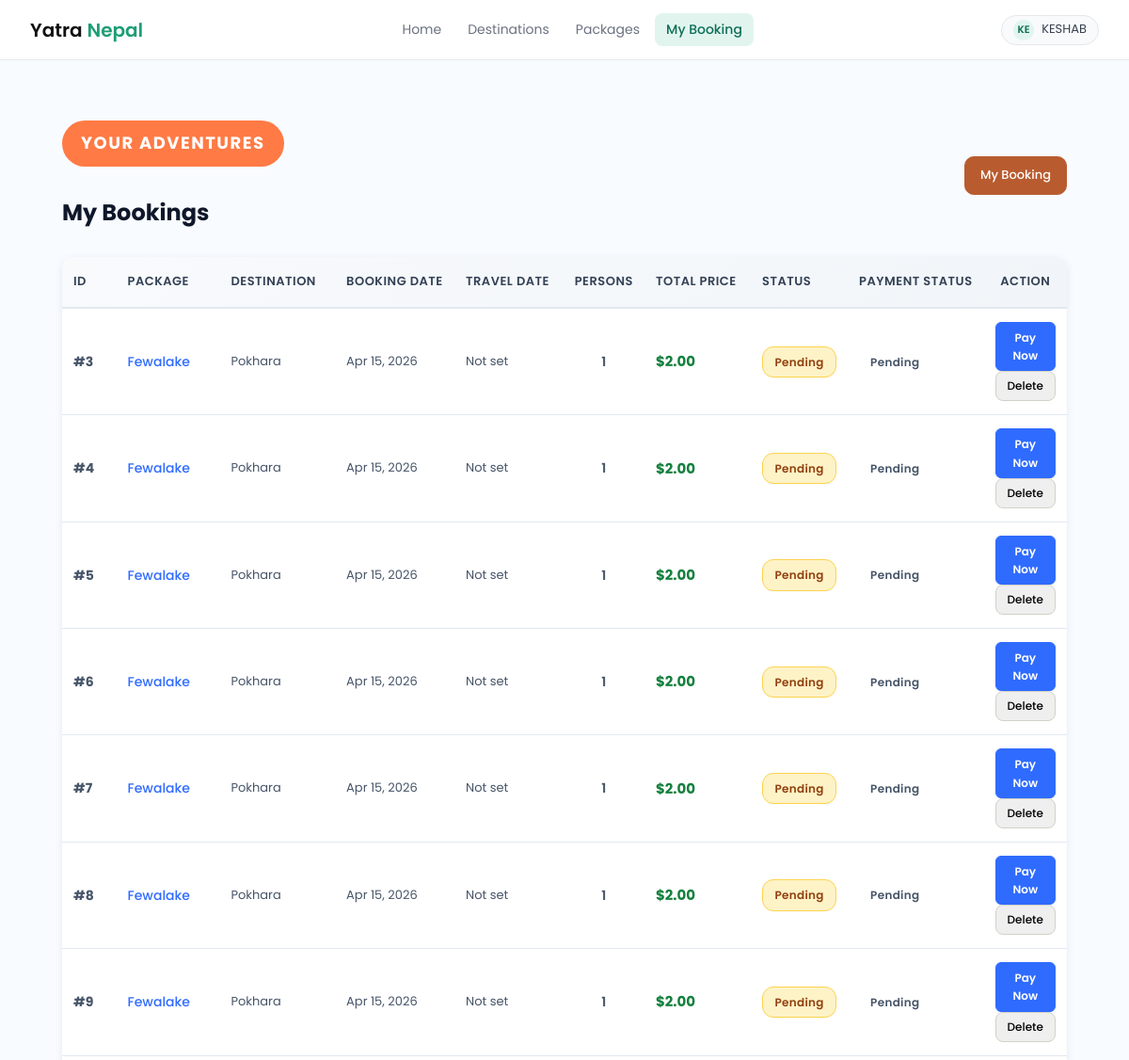
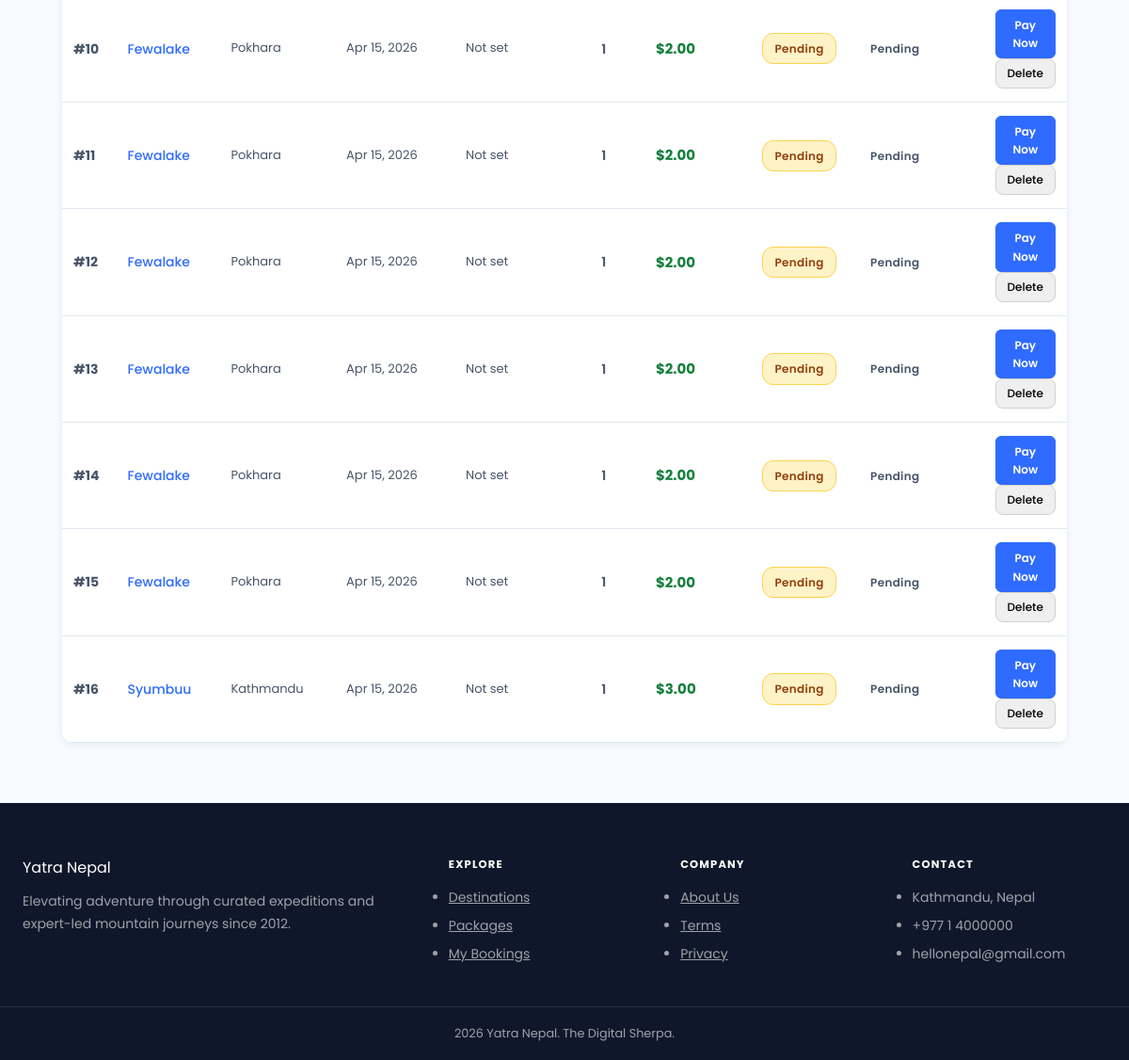
/bookings/ (signed in), run on an earlier commit of the app's database (2 pictures, top to bottom).
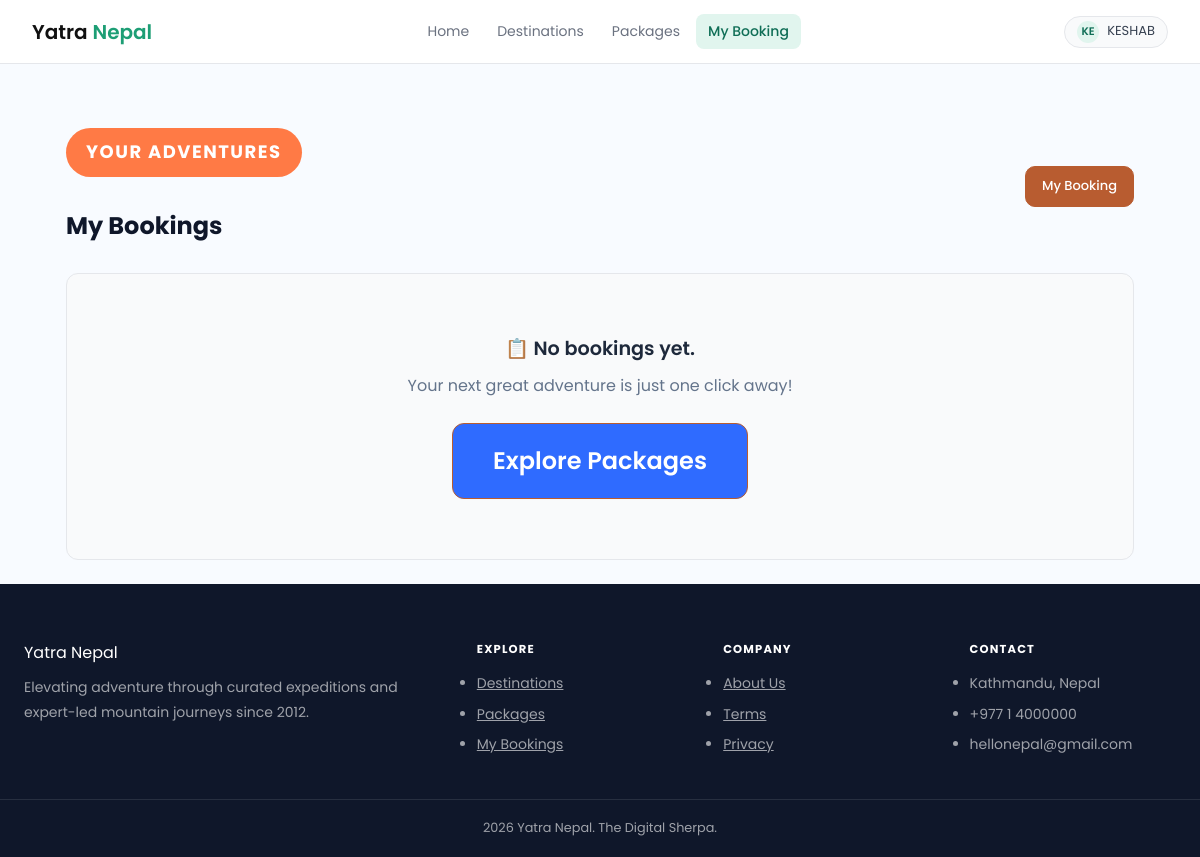
And on a later commit of the database.
### tours/models.py (models this page shows, shortened)
class Booking(models.Model):
    STATUS_CHOICES = [
        ('pending', 'Pending'),
        ('confirmed', 'Confirmed'),
        ('cancelled', 'Cancelled'),
    ]
    PAYMENT_METHOD_CHOICES = [
        ('cod', 'Cash on Delivery'),
        ('esewa', 'eSewa'),
    ]
    PAYMENT_STATUS_CHOICES = [
        ('pending', 'Pending Payment'),
        ('paid', 'Paid'),
    ]
    id = models.AutoField(primary_key=True)
    package = models.ForeignKey(Package, on_delete=models.CASCADE, related_name='bookings', db_column='package_id')
    booking_date = models.DateField(default=timezone.now)
    travel_date = models.DateField(null=True, blank=True)
    num_persons = models.PositiveIntegerField(default=1)
    status = models.CharField(max_length=20, choices=STATUS_CHOICES, default='pending')
    payment_method = models.CharField(max_length=20, choices=PAYMENT_METHOD_CHOICES, null=True, blank=True)
    payment_status = models.CharField(max_length=20, choices=PAYMENT_STATUS_CHOICES, default='pending')
    class Meta:
        db_table = 'bookings'
    def total_price(self):
        return self.package.price * self.num_persons

class Package(models.Model):
    DIFFICULTY_CHOICES = [
        ('easy', 'Easy'),
        ('moderate', 'Moderate'),
        ('hard', 'Hard'),
    ]
    id = models.AutoField(primary_key=True)
    title = models.CharField(max_length=200)
    price = models.DecimalField(max_digits=10, decimal_places=2)
    duration = models.PositiveIntegerField(help_text="Duration in days")
    description = models.TextField(blank=True)
    difficulty = models.CharField(max_length=20, choices=DIFFICULTY_CHOICES, default='moderate')
    max_altitude = models.PositiveIntegerField(null=True, blank=True, help_text="Metres")
    group_size_min = models.PositiveIntegerField(default=1)
    group_size_max = models.PositiveIntegerField(default=12)
    image = models.ImageField(upload_to='packages/', blank=True, null=True)
    destination = models.ForeignKey(Destination, on_delete=models.CASCADE, related_name='packages', db_column='destination_id')
    created_at = models.DateTimeField(auto_now_add=True)
    class Meta:
        db_table = 'packages'

class Destination(models.Model):
    id = models.AutoField(primary_key=True)
    name = models.CharField(max_length=200)
    location = models.CharField(max_length=255)
    latitude = models.FloatField(blank=True, null=True)
    longitude = models.FloatField(blank=True, null=True)
    description = models.TextField(blank=True)
    image = models.ImageField(upload_to='destinations/', blank=True, null=True)
    created_at  = models.DateTimeField(auto_now_add=True)
    class Meta:
        db_table = 'destinations'

### tours/views.py (the view)
# urls.py: path('bookings/', views.my_booking, name='my_bookings'),
@login_required
def my_booking(request):
    bookings = Booking.objects.select_related('package', 'package__destination').order_by('-booking_date')
    return render(request, 'tours/my_booking.html', {'bookings': bookings})

### tours/templates/tours/my_booking.html (shortened to what this page needs)
{% extends "base.html" %}
{% block main_content %}
<div class="page-wrap">
  <div style="display:flex;align-items:center;justify-content:space-between;margin-top:40px;margin-bottom:28px;flex-wrap:wrap;gap:14px;">
    <div>
      <span class="eyebrow">Your Adventures</span>
      <h2>My Bookings</h2>
    </div>
    <a class="btn btn-primary" href="{% url 'my_bookings' %}">My Booking</a>
  </div>
  {% if bookings %}
  <div class="table-wrap">
    <table class="bookings-table">
      <thead>
        <tr>
          <th style="width: 8%;">ID</th>
          <th style="width: 18%;">Package</th>
          <th style="width: 15%;">Destination</th>
          <th style="width: 12%;">Booking Date</th>
          <th style="width: 12%;">Travel Date</th>
          <th style="width: 8%;">Persons</th>
          <th style="width: 12%;">Total Price</th>
          <th style="width: 10%;">Status</th>
          <th style="width: 10%;">Payment Status</th>
          <th style="width: 15%; text-align: center;">Action</th>
        </tr>
      </thead>
      <tbody>
        {% for booking in bookings %}
        <tr class="booking-row">
          <td class="booking-id"><strong>#{{ booking.id }}</strong></td>
          <td class="booking-package">
            <a href="{% url 'package_detail' booking.package.id %}" class="package-link">{{ booking.package.title }}</a>
          </td>
          <td class="booking-destination">{{ booking.package.destination.name }}</td>
          <td class="booking-date">{{ booking.booking_date|date:"M d, Y" }}</td>
          <td class="booking-travel-date">{{ booking.travel_date|date:"M d, Y"|default:"Not set" }}</td>
          <td class="booking-persons" style="text-align: center;">{{ booking.num_persons }}</td>
          <td class="booking-price"><strong class="price-highlight">${{ booking.total_price }}</strong></td>
          <td class="booking-status">
            <span class="badge badge-{{ booking.status }}">{{ booking.get_status_display }}</span>
          </td>
          <td class="booking-payment-status">
            {% if booking.payment_status == 'paid' %}
              <span class="badge badge-success">Paid</span>
            {% else %}
              <span class="badge badge-warning">Pending</span>
            {% endif %}
          </td>
          <td class="booking-action">
            {% if booking.payment_status != 'paid' %}
              <a href="{% url 'payment_options' booking.id %}" class="btn btn-sm btn-pay" title="Pay for this booking">
                Pay Now
              </a>
            {% endif %}
            <form action="{% url 'delete_booking' booking.id %}" method="POST" style="display: inline;" onsubmit="return confirm('Are you sure you want to delete this booking?');">
              <button type="submit" class="btn btn-sm btn-delete" title="Delete this booking">
                Delete
              </button>
            </form>
          </td>
        </tr>
        {% endfor %}
      </tbody>
    </table>
  </div>
  {% else %}
  <div class="empty-bookings">
    <p class="empty-text">📋 No bookings yet.</p>
    <p class="empty-subtext">Your next great adventure is just one click away!</p>
    <a href="{% url 'packages' %}" class="btn btn-primary btn-lg">Explore Packages</a>
  </div>
  {% endif %}
</div>
{% endblock %}

What changed in the data, as far as the page shows it:
removed Booking: id "3", package "Fewalake", package.destination.name "Pokhara", booking_date "Apr 15, 2026", travel_date "Not set", num_persons "1", total_price "2.00", status "Pending", payment_status "Pending"
removed Booking: id "4", package "Fewalake", package.destination.name "Pokhara", booking_date "Apr 15, 2026", travel_date "Not set", num_persons "1", total_price "2.00", status "Pending", payment_status "Pending"
removed Booking: id "5", package "Fewalake", package.destination.name "Pokhara", booking_date "Apr 15, 2026", travel_date "Not set", num_persons "1", total_price "2.00", status "Pending", payment_status "Pending"
removed Booking: id "6", package "Fewalake", package.destination.name "Pokhara", booking_date "Apr 15, 2026", travel_date "Not set", num_persons "1", total_price "2.00", status "Pending", payment_status "Pending"
removed Booking: id "7", package "Fewalake", package.destination.name "Pokhara", booking_date "Apr 15, 2026", travel_date "Not set", num_persons "1", total_price "2.00", status "Pending", payment_status "Pending"
removed Booking: id "8", package "Fewalake", package.destination.name "Pokhara", booking_date "Apr 15, 2026", travel_date "Not set", num_persons "1", total_price "2.00", status "Pending", payment_status "Pending"
removed Booking: id "9", package "Fewalake", package.destination.name "Pokhara", booking_date "Apr 15, 2026", travel_date "Not set", num_persons "1", total_price "2.00", status "Pending", payment_status "Pending"
removed Booking: id "10", package "Fewalake", package.destination.name "Pokhara", booking_date "Apr 15, 2026", travel_date "Not set", num_persons "1", total_price "2.00", status "Pending", payment_status "Pending"
removed Booking: id "11", package "Fewalake", package.destination.name "Pokhara", booking_date "Apr 15, 2026", travel_date "Not set", num_persons "1", total_price "2.00", status "Pending", payment_status "Pending"
removed Booking: id "12", package "Fewalake", package.destination.name "Pokhara", booking_date "Apr 15, 2026", travel_date "Not set", num_persons "1", total_price "2.00", status "Pending", payment_status "Pending"
removed Booking: id "13", package "Fewalake", package.destination.name "Pokhara", booking_date "Apr 15, 2026", travel_date "Not set", num_persons "1", total_price "2.00", status "Pending", payment_status "Pending"
removed Booking: id "14", package "Fewalake", package.destination.name "Pokhara", booking_date "Apr 15, 2026", travel_date "Not set", num_persons "1", total_price "2.00", status "Pending", payment_status "Pending"
removed Booking: id "15", package "Fewalake", package.destination.name "Pokhara", booking_date "Apr 15, 2026", travel_date "Not set", num_persons "1", total_price "2.00", status "Pending", payment_status "Pending"
removed Booking: id "16", package "Syumbuu", package.destination.name "Kathmandu", booking_date "Apr 15, 2026", travel_date "Not set", num_persons "1", total_price "3.00", status "Pending", payment_status "Pending"
Also different on the page:
text no longer shown: "ID PACKAGE DESTINATION BOOKING DATE TRAVEL DATE PERSONS TOTAL PRICE STATUS PAYMENT STATUS ACTION"
text now shown: "📋 No bookings yet. Your next great adventure is just one click away! Explore Packages"
